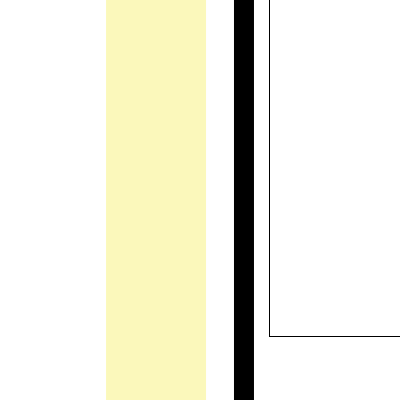
Frame 1 (no input)
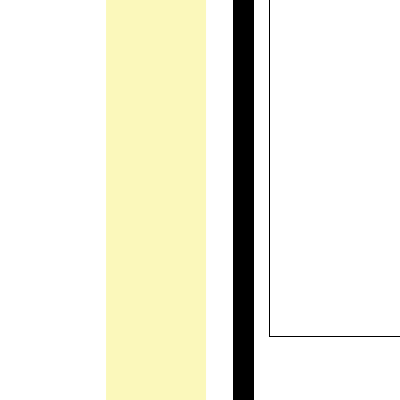
Frame 60 (the mouse pressed at the canvas centre just before this capture)
Frame 120 (the mouse held since frame 60 and released just before this capture): identical to frame 60, image omitted

The Processing sketch that drew these frames (run headless with seeded random() and noise(); from frame 60 on, the mouse is pressed at the canvas centre):

// Processing sketch: processing_28722
// ── processing_28722.pde

/*Taylor Milner
Project 1 Revison
This is a revision of my first drawing machine. 
The idea is that by pressing the space bar, you can change 
from a symmetrical to a assymetrical compostion using gestault
principles.  The black rectangle represents a figure and the yellow
trace represents a field.  The black frame works to create
relationships between the figure and field.  By pressing 'o' and 'f'
you can see how the composition changes by adding an additional
frame and figure. 

*/
 
int drawingMode = 0;
 
//some variables to model properties of our drawings:
float symmetryProperty1;
float symmetryProperty2;
float figureProperty1, figureProperty2;
float AdditionalFieldProperty1, AdditionalFieldProperty2;
float AdditionalFigureProperty1, AdditionalFigureProperty2;
float asymmetryProperty1, asymmetryProperty2, asymmetryProperty3;
 
 
void setup() {
  size(400, 400);
  smooth();
  rectMode(CENTER);
  fill(255);
  noStroke();
  changeSymmetricComposition();
  changeAsymmetricComposition();
  changeFigureComposition();
  changeAdditionalFieldComposition();
  changeAdditionalFigureComposition();
}
 
 
 
void draw() {
 
  background(255);
 
  //based on the drawing mode, call the appropriate function (as defined below)
  if (drawingMode == 0) {
    drawSymmetricComposition();
    drawFigureComposition();
  } else if (drawingMode == 1) {
    drawAsymmetricComposition();
    drawFigureComposition();
  
  }
 
}
 
/*
keyReleased() is a special kind of function, known as an event handler
 
Here, the event is the releasing of a key on the keyboard,
and this function is automatically called when that happens,
once for each key (right after draw() finishes this frame).
 
This is how we add interactivity to programs. We'll change values of variables here based on what
key was pressed, and then those variables will affect what happens the next time draw() runs.
*/
void keyReleased() {
  //look for the space bar
  if (key == ' ') {
    if (drawingMode == 0) {
      drawingMode = 1;
      //change the properties of our drawing, but *only* when we switch modes (not every frame!)
      changeSymmetricComposition();
      changeFigureComposition();
   
    } else if (drawingMode == 1) {
      drawingMode = 0;
      //change the properties of our drawing, but *only* when we switch modes (not every frame!)
      changeAsymmetricComposition();
      changeFigureComposition();
     
    }
  }
}
 
 
void drawSymmetricComposition() {
  //draw two mirrored rectangles
  fill(0);
  rect(symmetryProperty1, symmetryProperty2 , 20, 400);
  noStroke();
  fill(240,229,7,70); 
  rect(width - symmetryProperty1, symmetryProperty2 , 100, 400);
}
 
void drawAsymmetricComposition() {
  //draw two almost mirrored rectangles, but vary them
  fill(0);
  rect(asymmetryProperty1, asymmetryProperty3, asymmetryProperty1 / 2, asymmetryProperty1 / 3);
 noStroke();
 fill(240,229,7,70);
  rect(width - asymmetryProperty1 * .8, asymmetryProperty2 * 3/5, asymmetryProperty1, asymmetryProperty2 );
   
}

void drawFigureComposition(){
  //draw two almost mirrored rectangles, but vary them
  noFill();
stroke(0);
rect(figureProperty1, figureProperty2, figureProperty2, figureProperty1);

}
void keyPressed(){
  if (key == 'f'){
    drawAdditionalFieldComposition();
  }
  if(key == 'o'){
    drawAdditionalFigureComposition();
  }
}

void drawAdditionalFieldComposition(){
  noStroke();
  fill(240,229,7,80);
  rect(  AdditionalFieldProperty1, AdditionalFieldProperty2, 100,250);
}

void drawAdditionalFigureComposition(){
  noStroke();
  fill(240,229,7,80);
  rect(  AdditionalFigureProperty1, AdditionalFigureProperty2, 50,150);
}
 
//randomize some values:
void changeSymmetricComposition() {
 symmetryProperty1 = random(50, 350);
 symmetryProperty2 = random(200, 30);
}
 
void changeAsymmetricComposition() {
 asymmetryProperty1 = random(0 , width);
 asymmetryProperty2 = random(25, height); 
 asymmetryProperty3 = random(25 , height ); 
}
void changeFigureComposition() {
figureProperty1 = random(50 , width);
 figureProperty2 = random(50, height); 
}

void changeAdditionalFieldComposition() {
  AdditionalFieldProperty1 = random(0, width/2);
  AdditionalFieldProperty2 = random(0, height);
}
  
  void changeAdditionalFigureComposition() {
    AdditionalFigureProperty1 = random(0,width);
    AdditionalFigureProperty2 = random(0,height);
    
}
